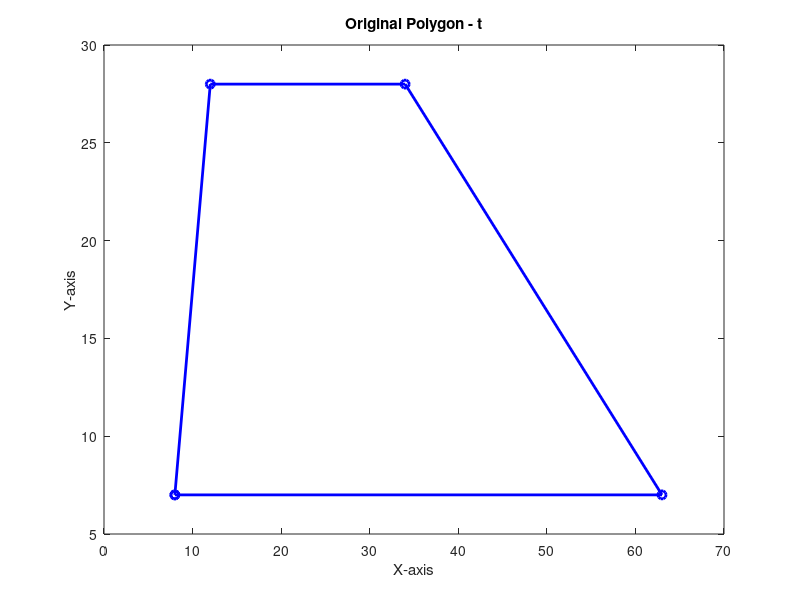
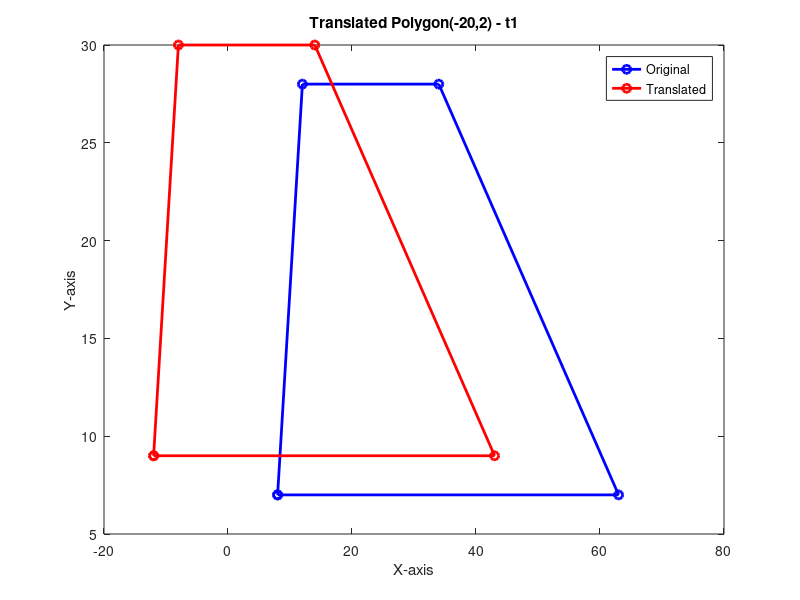
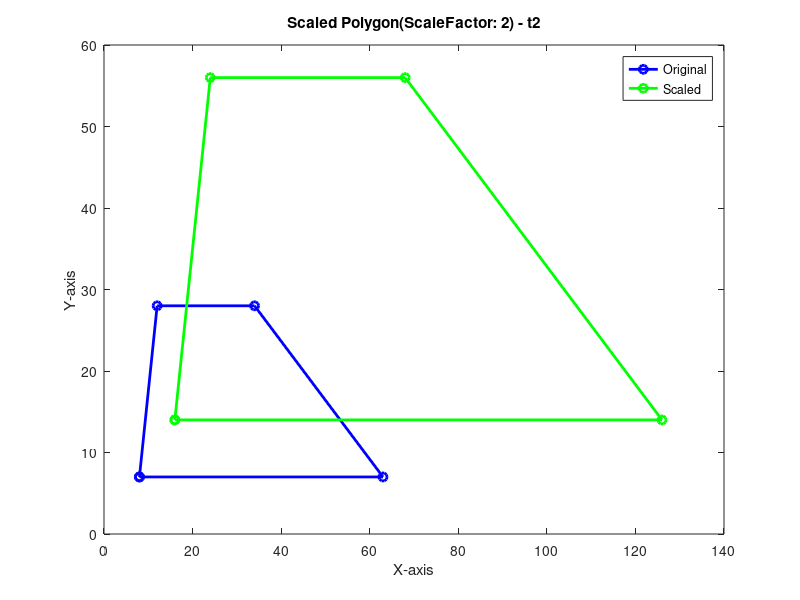
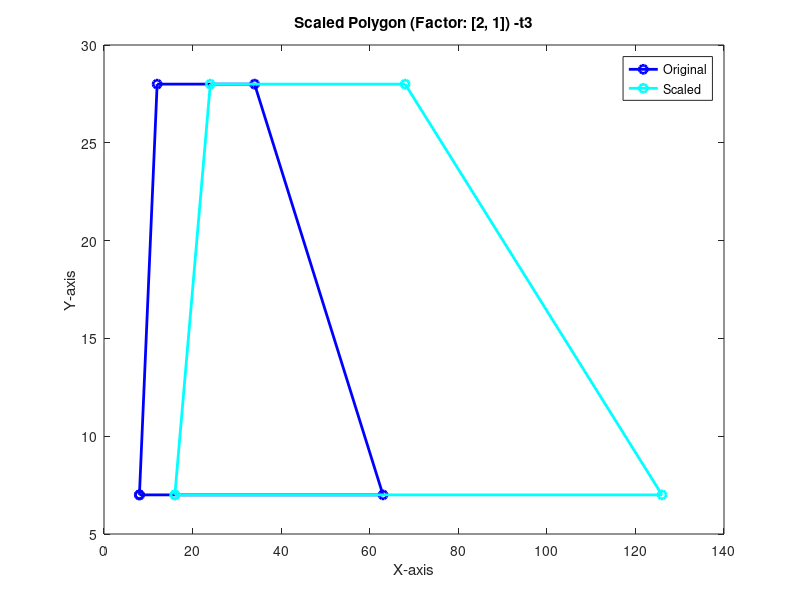

MATLAB code to generate these figures, in order:
% Define the original polygon
x = [8, 12, 34, 63, 8];
y = [7, 28, 28, 7, 7];

% 1. Plot the original polygon
figure;
plot(x, y, 'bo-', 'LineWidth', 2);
hold on;
title('Original Polygon - t');
xlabel('X-axis');
ylabel('Y-axis');

% 2. Translate by (-20,2)
translation_vector = [-20, 2];
x1 = x + translation_vector(1);
y1 = y + translation_vector(2);

% Plot the translated polygon
figure;
plot(x, y, 'bo-', 'LineWidth', 2);
hold on;
plot(x1, y1, 'ro-', 'LineWidth', 2);
title('Translated Polygon(-20,2) - t1');
xlabel('X-axis');
ylabel('Y-axis');
legend('Original', 'Translated');

% 3. Scale by a factor of 2
scaling_factor = 2;
x2 = x * scaling_factor;
y2 = y * scaling_factor;

% Plot the scaled polygon
figure;
plot(x, y, 'bo-', 'LineWidth', 2);
hold on;
plot(x2, y2, 'go-', 'LineWidth', 2);
title('Scaled Polygon(ScaleFactor: 2) - t2');
xlabel('X-axis');
ylabel('Y-axis');
legend('Original', 'Scaled');

% 4. Scale by (2,1)
scaling_factor_x = 2;
scaling_factor_y = 1;
x3 = x * scaling_factor_x;
y3 = y * scaling_factor_y;

% Plot the scaled polygon
figure;
plot(x, y, 'bo-', 'LineWidth', 2);
hold on;
plot(x3, y3, 'co-', 'LineWidth', 2);
title('Scaled Polygon (Factor: [2, 1]) -t3');
xlabel('X-axis');
ylabel('Y-axis');
legend('Original', 'Scaled');

% 5. Rotate by 30 degrees about the origin
theta = deg2rad(30);
x4 = x * cos(theta) - y * sin(theta);
y4 = x * sin(theta) + y * cos(theta);

% Plot the rotated polygon
figure;
plot(x, y, 'bo-', 'LineWidth', 2);
hold on;
plot(x4, y4, 'mo-', 'LineWidth', 2);
title('Rotated Polygon (30 degrees) -t4');
xlabel('X-axis');
ylabel('Y-axis');
legend('Original', 'Rotated');

% 6. Rotate by 45 degrees about the point (23,7)
rotation_point = [23, 7];
x5 = (x - rotation_point(1)) * cos(deg2rad(45)) - (y - rotation_point(2)) * sin(deg2rad(45)) + rotation_point(1);
y5 = (x - rotation_point(1)) * sin(deg2rad(45)) + (y - rotation_point(2)) * cos(deg2rad(45)) + rotation_point(2);

% Plot the rotated polygon
figure;
plot(x, y, 'bo-', 'LineWidth', 2);
hold on;
plot(x5, y5, 'yo-', 'LineWidth', 2);
title('Rotated Polygon(45 degrees about [23,7]) -t5');
xlabel('X-axis');
ylabel('Y-axis');
legend('Original', 'Rotated');
